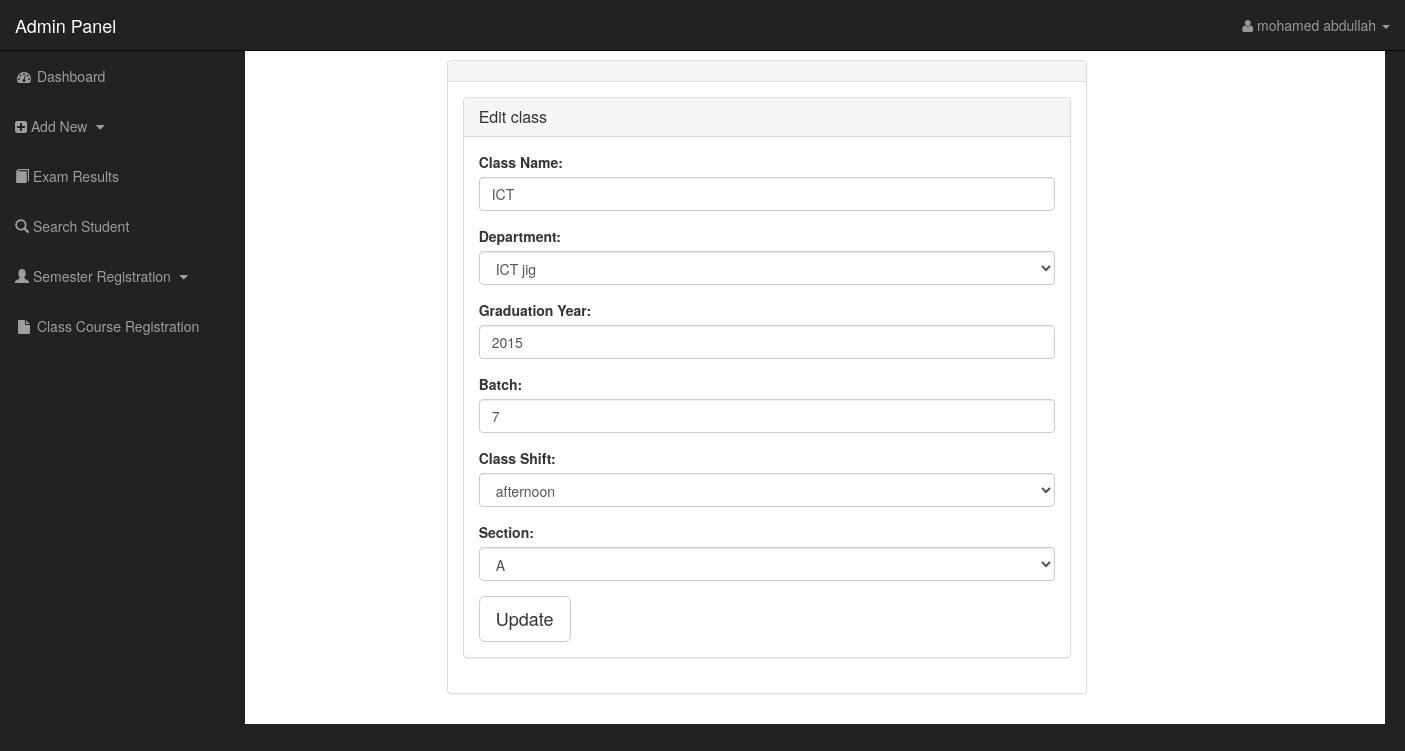
The page /admin/edit_class_form.php?class_id=30 (signed in) on the database its author committed.
### tables this page shows
CREATE TABLE IF NOT EXISTS `class` (
`class_id` int(11) NOT NULL,
  `class_name` varchar(50) NOT NULL,
  `department_id` int(11) NOT NULL,
  `batch` int(11) NOT NULL,
  `section` varchar(3) NOT NULL,
  `shift` varchar(50) NOT NULL,
  `graduation_year` year(4) NOT NULL
);

CREATE TABLE IF NOT EXISTS `department` (
`dep_id` int(11) NOT NULL,
  `dep_name` varchar(50) NOT NULL,
  `location` varchar(50) NOT NULL
);

### includes/functions.php (called while the page is built, shortened)
<?php
$conn = new mysqli('localhost','root','','exam_res');
function get_class_by_id($id){
    global $conn;
    $result=$conn->query("select * from class WHERE class_id = $id ORDER BY class_name");
    return $result;
}
function get_all_departments(){
    global $conn;
    $result=$conn->query("select * from department ORDER by dep_name");
    return $result;
}

### public/admin/edit_class_form.php (the view, shortened to what this page needs)
<?php require_once('../../includes/layout/header.php');?>
<?php
require_once('../../includes/functions.php');
admin_confirm_logged_in();?>
<?php $page="edit_class_form";
require_once('../../includes/layout/nav.php');?>
<?php
if (isset($_REQUEST['class_id'])){
    $result=get_class_by_id($_REQUEST['class_id']);
    while($class=$result->fetch_assoc()){
        $class_name=$class['class_name'];
        $shift=$class['shift'];
        $dep_id=$class['department_id'];
        $gra_year=$class['graduation_year'];
        $section=$class['section'];
        $batch=$class['batch'];
    }
}
?>
<div class="container">
    <div id="page-wrapper">
        <div class="row">
            <div class="col-md-2"></div>
            <div class="col-md-7">
                <div class="panel panel-default">
                    <div class="panel-heading"><h3 class="panel-title"></h3></div>
                    <div class="panel-body">
                        <div class="panel panel-default">
                            <div class="panel-heading"><h3 class="panel-title">Edit class</h3></div>
                            <div class="panel-body">
                                <form role="form" method="post">
                                    <div class="form-group">
                                        <label for="txt_class_name">Class Name:</label>
                                        <input type="text" class="form-control" id="txt_editcls_name" value="<?php if(isset($class_name)){echo $class_name;} ?>" placeholder="management / ICT /DS" name="txt_editcls_name" required>
                                    </div>
                                    <div class="form-group">
                                        <label for="txt_class_Department">Department:</label>
                                        <select id="txt_class_Department" class="form-control" name ="ddl_editcls_dep"  >
                                            <?php $all_deps=get_all_departments();
                                            while($department = $all_deps->fetch_assoc()){
                                                echo "<option value=".$department['dep_id'];
                                                if(isset($dep_id)){if($dep_id==$department['dep_id']){echo " selected ";}}
                                                echo ">";
                                                echo $department['dep_name']." ".$department['location']."</option>";
                                            }?>
                                        </select>
                                    </div>
                                    <div class="form-group">
                                        <label for="txt_class_Gyear">Graduation Year:</label>
                                        <input type="text" class="form-control" id="txt_class_Gyear" value="<?php if(isset($gra_year)){echo $gra_year;} ?>" placeholder="YYYY / MM /DD " name="txt_editcls_Gyear" required>
                                    </div>
                                    <div class="form-group">
                                        <label for="txt_class_Gyear">Batch:</label>
                                        <input type="number" class="form-control" id="txt_class_Gyear" value="<?php if(isset($batch)){echo $batch;} ?>"  name="txt_editcls_batch" required>
                                    </div>
                                    <div class="form-group">
                                        <label for="txt_class_shift">Class Shift:</label>
                                        <select id="txt_class_shift" class="form-control" name ="ddl_editcls_shift"  >
                                            <option value="afternoon" <?php if(isset($shift) && $shift=="afternoon"){echo " selected ";} ?>>afternoon</option>
                                        </select>
                                    </div>
                                    <div class="form-group">
                                        <label for="txt_class_section">Section:</label>
                                        <select id="txt_class_section" class="form-control" name ="ddl_editcls_section"  >
                                            <option value="A" <?php if(isset($section) && $section=="A"){echo " selected ";}?>>A</option>
                                        </select>
                                    </div>
                                    <button type="submit" name="submit_edit_cls" class="btn btn-default btn-lg">Update</button>
                                </form>
                            </div>
                        </div>
                    </div>
                </div>
            </div>
        </div>
    </div>
</div>
<?php require_once('../../includes/layout/footer.php');?>

### public/css/sb-admin.css (style rules this page uses)
body { margin-top: 100px; background-color: #222; }
@media (min-width:768px) { body { margin-top: 50px; } }
#page-wrapper { width: 100%; padding: 0; background-color: #fff; }
@media (min-width:768px) { #page-wrapper { padding: 10px; } }

### rows shown on the page
class: txt_editcls_name "ICT", ddl_editcls_dep "ICT jig", txt_editcls_Gyear "2015", txt_editcls_batch "7", ddl_editcls_shift "afternoon", ddl_editcls_section "A"

### other values the page prints
$_SESSION['full_name'] "mohamed abdullah"
